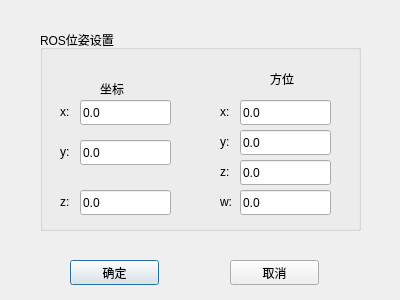
<?xml version="1.0" encoding="UTF-8"?>
<ui version="4.0">
 <class>Dialogpose</class>
 <widget class="QDialog" name="Dialogpose">
  <property name="geometry">
   <rect>
    <x>0</x>
    <y>0</y>
    <width>400</width>
    <height>300</height>
   </rect>
  </property>
  <property name="windowTitle">
   <string>Dialog</string>
  </property>
  <widget class="QGroupBox" name="groupBoxrospos">
   <property name="geometry">
    <rect>
     <x>40</x>
     <y>30</y>
     <width>321</width>
     <height>201</height>
    </rect>
   </property>
   <property name="title">
    <string>ROS位姿设置</string>
   </property>
   <widget class="QLabel" name="label_29">
    <property name="geometry">
     <rect>
      <x>20</x>
      <y>70</y>
      <width>34</width>
      <height>23</height>
     </rect>
    </property>
    <property name="text">
     <string>x:</string>
    </property>
   </widget>
   <widget class="QLineEdit" name="lineEditx1">
    <property name="geometry">
     <rect>
      <x>40</x>
      <y>70</y>
      <width>91</width>
      <height>25</height>
     </rect>
    </property>
    <property name="text">
     <string>0.0</string>
    </property>
   </widget>
   <widget class="QLabel" name="label_30">
    <property name="geometry">
     <rect>
      <x>20</x>
      <y>110</y>
      <width>21</width>
      <height>23</height>
     </rect>
    </property>
    <property name="text">
     <string>y:</string>
    </property>
   </widget>
   <widget class="QLineEdit" name="lineEdity1">
    <property name="geometry">
     <rect>
      <x>40</x>
      <y>110</y>
      <width>91</width>
      <height>25</height>
     </rect>
    </property>
    <property name="text">
     <string>0.0</string>
    </property>
   </widget>
   <widget class="QLabel" name="label_31">
    <property name="geometry">
     <rect>
      <x>20</x>
      <y>160</y>
      <width>21</width>
      <height>23</height>
     </rect>
    </property>
    <property name="text">
     <string>z:</string>
    </property>
   </widget>
   <widget class="QLineEdit" name="lineEditz1">
    <property name="geometry">
     <rect>
      <x>40</x>
      <y>160</y>
      <width>91</width>
      <height>25</height>
     </rect>
    </property>
    <property name="text">
     <string>0.0</string>
    </property>
   </widget>
   <widget class="QLineEdit" name="lineEditx2">
    <property name="geometry">
     <rect>
      <x>200</x>
      <y>70</y>
      <width>91</width>
      <height>25</height>
     </rect>
    </property>
    <property name="text">
     <string>0.0</string>
    </property>
   </widget>
   <widget class="QLabel" name="label_32">
    <property name="geometry">
     <rect>
      <x>180</x>
      <y>100</y>
      <width>21</width>
      <height>23</height>
     </rect>
    </property>
    <property name="text">
     <string>y:</string>
    </property>
   </widget>
   <widget class="QLineEdit" name="lineEditz2">
    <property name="geometry">
     <rect>
      <x>200</x>
      <y>130</y>
      <width>91</width>
      <height>25</height>
     </rect>
    </property>
    <property name="text">
     <string>0.0</string>
    </property>
   </widget>
   <widget class="QLabel" name="label_33">
    <property name="geometry">
     <rect>
      <x>180</x>
      <y>70</y>
      <width>34</width>
      <height>23</height>
     </rect>
    </property>
    <property name="text">
     <string>x:</string>
    </property>
   </widget>
   <widget class="QLabel" name="label_34">
    <property name="geometry">
     <rect>
      <x>180</x>
      <y>130</y>
      <width>21</width>
      <height>23</height>
     </rect>
    </property>
    <property name="text">
     <string>z:</string>
    </property>
   </widget>
   <widget class="QLineEdit" name="lineEdity2">
    <property name="geometry">
     <rect>
      <x>200</x>
      <y>100</y>
      <width>91</width>
      <height>25</height>
     </rect>
    </property>
    <property name="text">
     <string>0.0</string>
    </property>
   </widget>
   <widget class="QLabel" name="label_35">
    <property name="geometry">
     <rect>
      <x>180</x>
      <y>160</y>
      <width>21</width>
      <height>23</height>
     </rect>
    </property>
    <property name="text">
     <string>w:</string>
    </property>
   </widget>
   <widget class="QLineEdit" name="lineEditw2">
    <property name="geometry">
     <rect>
      <x>200</x>
      <y>160</y>
      <width>91</width>
      <height>25</height>
     </rect>
    </property>
    <property name="text">
     <string>0.0</string>
    </property>
   </widget>
   <widget class="QLabel" name="label_8">
    <property name="geometry">
     <rect>
      <x>230</x>
      <y>40</y>
      <width>41</width>
      <height>17</height>
     </rect>
    </property>
    <property name="text">
     <string>方位</string>
    </property>
   </widget>
   <widget class="QLabel" name="label_9">
    <property name="geometry">
     <rect>
      <x>60</x>
      <y>50</y>
      <width>41</width>
      <height>17</height>
     </rect>
    </property>
    <property name="text">
     <string>坐标</string>
    </property>
   </widget>
  </widget>
  <widget class="QPushButton" name="pushButton">
   <property name="geometry">
    <rect>
     <x>70</x>
     <y>260</y>
     <width>89</width>
     <height>25</height>
    </rect>
   </property>
   <property name="text">
    <string>确定</string>
   </property>
  </widget>
  <widget class="QPushButton" name="pushButton_2">
   <property name="geometry">
    <rect>
     <x>230</x>
     <y>260</y>
     <width>89</width>
     <height>25</height>
    </rect>
   </property>
   <property name="text">
    <string>取消</string>
   </property>
  </widget>
 </widget>
 <resources/>
 <connections/>
</ui>
